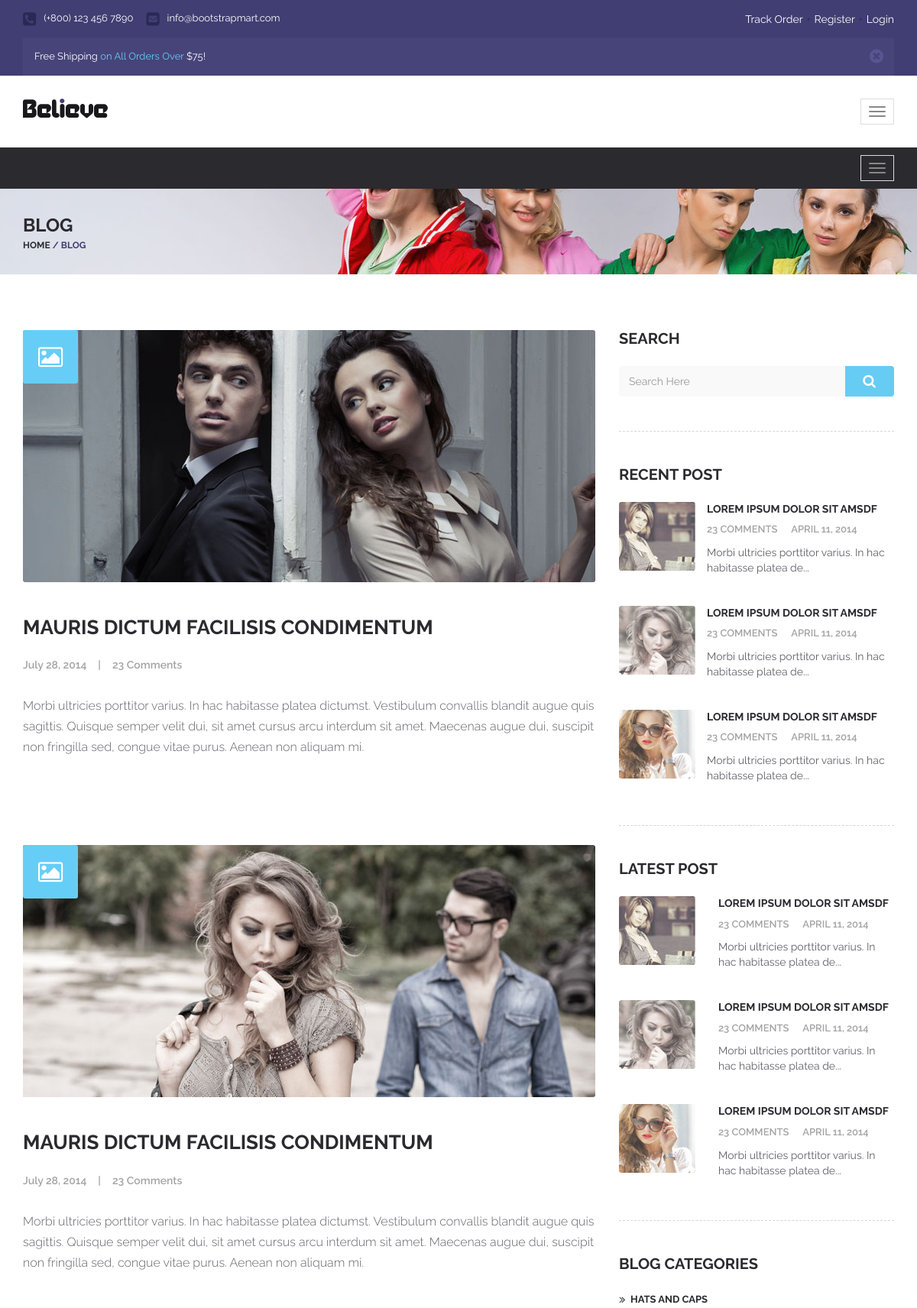
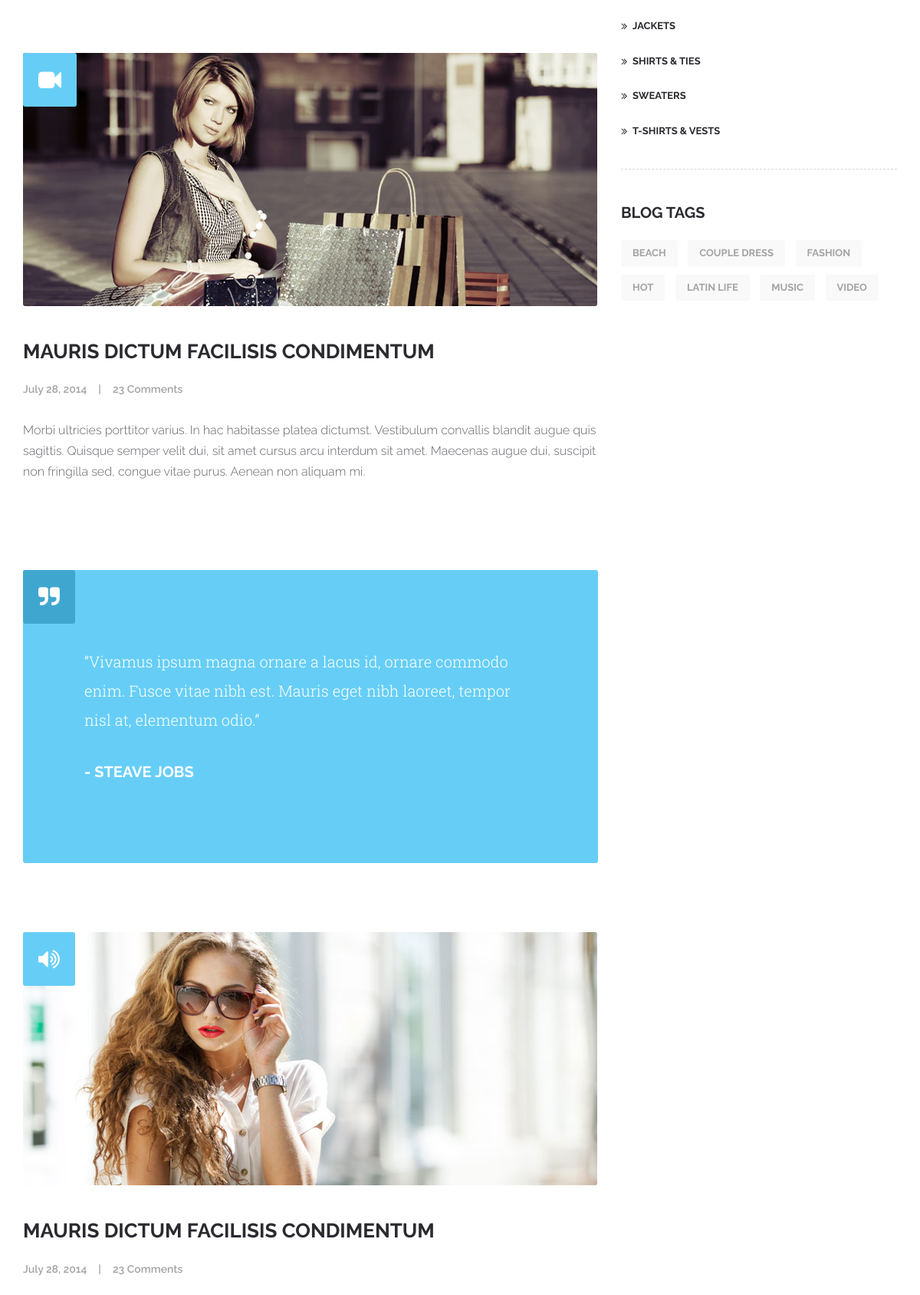
Screenshot of /blog/ (upper part) with the database file from the repository (2 pictures, top to bottom).
### index/models.py (models this page shows, shortened)
class pics(models.Model):
    title=models.CharField(max_length=100,blank=False)
    image1=models.ImageField(upload_to='blog/',blank=False)
    name1=models.CharField(max_length=100,blank=False)
    discription1=models.TextField(max_length=300,blank=False)
    image2=models.ImageField(upload_to='blog/',blank=False)
    name2=models.CharField(max_length=100,blank=False)
    discription2=models.TextField(max_length=300,blank=False)
    image3=models.ImageField(upload_to='blog/',blank=False)
    name3=models.CharField(max_length=100,blank=False)
    discription3=models.TextField(max_length=300,blank=False)
    image4=models.ImageField(upload_to='blog/',blank=False)
    name4=models.CharField(max_length=100,blank=False)
    discription4=models.TextField(max_length=300,blank=False)
    date=models.CharField(max_length=100,blank=False)

class gusto(models.Model):
    title=models.CharField(max_length=100,blank=False)
    image=models.ImageField(upload_to='recentpost/',blank=False)
    name=models.CharField(max_length=100,blank=False)
    dis=models.TextField(max_length=200,blank=False)

class ment(models.Model):
    title=models.CharField(max_length=100,blank=False,default='latest1')
    image=models.ImageField(upload_to='latest/',blank=False)
    name=models.CharField(max_length=100,blank=False)
    dis=models.TextField(max_length=200,blank=False)

### index/views.py (the view)
# urls.py: 2. Add a URL to urlpatterns:  path('blog/', include('blog.urls'))
def blog(request):
    picsdata=pics.objects.all()[0]
    gustodata=gusto.objects.all()
    mentdata=ment.objects.all()
    context={
        'pics':picsdata,
        'gusto':gustodata,
        'ment':mentdata,
    }
    return render(request,'blog.html',context)

### templates/blog.html (shortened to what this page needs)
{% load static %}
{% include 'layouts.html' %}
{% block mainsection1 %}
          <div id="content">
              <div class="page-title">
                  <div class="container">
                      <div class="page-title-inner">
                          <h3>Blog</h3>
                          <div class="breadcumb"> <a href="">Home</a><span> / </span><span>Blog</span></div>
                      </div>
                  </div>
              </div>
              <div class="container">
                  <div class="blog">
                      <div class="row">
                          <div class="col-md-8 blog-content">
                              <div class="row">
                                  <div class="col-md-12 blog-block">
                                      <div class="inner">
                                          <div class="blog-image">
											<i class="fa fa-image"></i>
                                              <a href=""><img src="{{pics.image1.url}}" alt="" class="img-responsive"></a>
                                          </div>
                                          <h3 class="blog-post-title"><a href="">{{pics.name1}}</a></h3>
                                          <div class="blog-meta">{{pics.date}}<span>|</span><a href="">23 Comments</a></div>
                                          <p>
                                              {{pics.discription1}}
                                          </p>
                                      </div>
                                  </div>
                                  <div class="col-md-12 blog-block">
                                      <div class="inner">
                                          <div class="blog-image">
                                              <i class="fa fa-image"></i>
                                              <a href=""><img src="{{pics.image2.url}}" alt="" class="img-responsive"></a>
                                          </div>
                                          <h3 class="blog-post-title"><a href="">{{pics.name2}}</a></h3>
                                          <div class="blog-meta">{{pics.date}}<span>|</span><a href="">23 Comments</a></div>
                                          <p>
                                              {{pics.discription2}}
                                          </p>
                                      </div>
                                  </div>
                                  <div class="col-md-12 blog-block">
                                      <div class="inner">
                                          <div class="blog-image">
                                              <i class="fa fa-video-camera"></i>
                                              <a href=""><img src="{{pics.image3.url}}" alt="" class="img-responsive"></a>
                                          </div>
                                          <h3 class="blog-post-title"><a href="">{{pics.name3}}</a></h3>
                                          <div class="blog-meta">{{pics.date}}<span>|</span><a href="">23 Comments</a></div>
                                          <p>
                                             {{pics.discription3}}
                                          </p>
                                      </div>
                                  </div>
                                  <div class="col-md-12 blog-block">
                                      <div class="inner">
                                          <div class="blockquote-post">
                                              <i class="fa fa-quote-right"></i>
                                              <blockquote class="blockquote">
                                                  “Vivamus ipsum magna ornare a lacus id, ornare commodo enim. Fusce vitae nibh est. Mauris eget nibh laoreet, tempor nisl at, elementum odio.”
                                                  <span>- steave jobs</span>
                                              </blockquote>
                                          </div>
                                      </div>
                                  </div>
                                  <div class="col-md-12 blog-block">
                                      <div class="inner">
                                          <div class="blog-image">
                                              <i class="fa fa-volume-up"></i>
                                              <a href=""><img src="{{pics.image4.url}}" alt="" class="img-responsive"></a>
                                          </div>
                                          <h3 class="blog-post-title"><a href="">{{pics.name4}}</a></h3>
                                          <div class="blog-meta">{{pics.date}}<span>|</span><a href="">23 Comments</a></div>
                                      </div>
                                  </div>
                              </div>
                          </div>
                          <div class="col-md-4 sidebar">
                              <div class="sidebar-inner">
                                  <div class="search-widget">
                                      <h4>Search</h4>
                                      <form class="side-search">
                                          <div class="input-group">
                                              <input type="text" class="form-control search-wid" placeholder="Search Here" aria-describedby="basic-addon3">
                                              <a href="" class="input-group-addon btn-side-serach" id="basic-addon3"><i class="fa fa-search"></i></a>
                                          </div>
                                      </form>
                                  </div>
                                  <div class="side-recent">
                                      <h4>Recent Post</h4>
                                      {% for row5 in gusto %}
                                      <div class="side-recent-ct">
                                          <div class="row">
                                              <div class="col-md-4">
                                                  <a href=""><img src="{{row5.image.url}}" alt=""></a>
                                              </div>
                                              <div class="col-md-8">
                                                  <h5><a href="">{{row5.name}}</a></h5>
                                                  <div class="meta"><a href="">23 Comments</a> April 11, 2014</div>
												  <p>{{row5.dis}}</p>
                                              </div>
                                          </div>
                                      </div>
                                      {% endfor %}
                                  </div>
                                  <div class="side-last">
                                      <h4>Latest Post</h4>
                                      {% for row6 in ment %}
                                      <div class="side-last-ct">
                                          <div class="row">
                                              <div class="col-md-4">
                                                  <a href=""> <img src="{{row6.image.url}}" alt=""></a>
                                              </div>
                                              <div class="col-md-8">
                                                  <h5><a href="">{{row6.name}}</a></h5>
                                                  <div class="meta"><a href="">23 Comments</a> April 11, 2014</div>
												  <p>{{row6.dis}}</p>
                                              </div>
                                          </div>
                                      </div>
                                      {% endfor %}
                                  </div>
                                  <div class="blog-side-cat">
                                      <h4>Blog Categories</h4>
                                      <ul class="blog-cat-list">
                                          <li><a href="">Hats and Caps</a></li>
                                          <li><a href="">Jackets</a></li>
                                          <li><a href="">Shirts & Ties</a></li>
                                          <li><a href="">Sweaters</a></li>
                                          <li><a href="">T-Shirts & Vests</a></li>
                                      </ul>
                                  </div>
                                  <div class="blog-side-tag">
                                      <h4>Blog Tags</h4>
                                      <a href="">Beach</a>
                                      <a href="">Couple Dress</a>
                                      <a href="">Fashion</a>
                                      <a href="">Hot</a>
                                      <a href="">Latin Life</a>
                                      <a href="">Music</a>
                                      <a href="">Video</a>
                                  </div>
                              </div>
                          </div>
                      </div>
                  </div>
              </div>
          </div>
{% endblock %}

### rows the page displays
pics: image1 (picture), name1 "MAURIS DICTUM FACILISIS CONDIMENTUM", date "July 28, 2014", discription1 "Morbi ultricies porttitor varius. In hac habitasse platea dictumst. Vestibulum convallis blandit augue quis sagittis. Quisque semper velit dui, sit amet cursus arcu interdum sit amet. Maecenas augue dui, suscipit non fringilla sed, congue vitae purus. Aenean non aliquam mi.", image2 (picture), name2 "MAURIS DICTUM FACILISIS CONDIMENTUM", discription2 "Morbi ultricies porttitor varius. In hac habitasse platea dictumst. Vestibulum convallis blandit augue quis sagittis. Quisque semper velit dui, sit amet cursus arcu interdum sit amet. Maecenas augue dui, suscipit non fringilla sed, congue vitae purus. Aenean non aliquam mi.", image3 (picture), name3 "MAURIS DICTUM FACILISIS CONDIMENTUM", discription3 "Morbi ultricies porttitor varius. In hac habitasse platea dictumst. Vestibulum convallis blandit augue quis sagittis. Quisque semper velit dui, sit amet cursus arcu interdum sit amet. Maecenas augue dui, suscipit non fringilla sed, congue vitae purus. Aenean non aliquam mi.", image4 (picture), name4 "MAURIS DICTUM FACILISIS CONDIMENTUM"
gusto: image (picture), name "LOREM IPSUM DOLOR SIT AMSDF", dis "Morbi ultricies porttitor varius. In hac habitasse platea de..."
gusto: image (picture), name "LOREM IPSUM DOLOR SIT AMSDF", dis "Morbi ultricies porttitor varius. In hac habitasse platea de..."
gusto: image (picture), name "LOREM IPSUM DOLOR SIT AMSDF", dis "Morbi ultricies porttitor varius. In hac habitasse platea de..."
ment: image (picture), name "LOREM IPSUM DOLOR SIT AMSDF", dis "Morbi ultricies porttitor varius. In hac habitasse platea de..."
ment: image (picture), name "LOREM IPSUM DOLOR SIT AMSDF", dis "Morbi ultricies porttitor varius. In hac habitasse platea de..."
ment: image (picture), name "LOREM IPSUM DOLOR SIT AMSDF", dis "Morbi ultricies porttitor varius. In hac habitasse platea de..."
